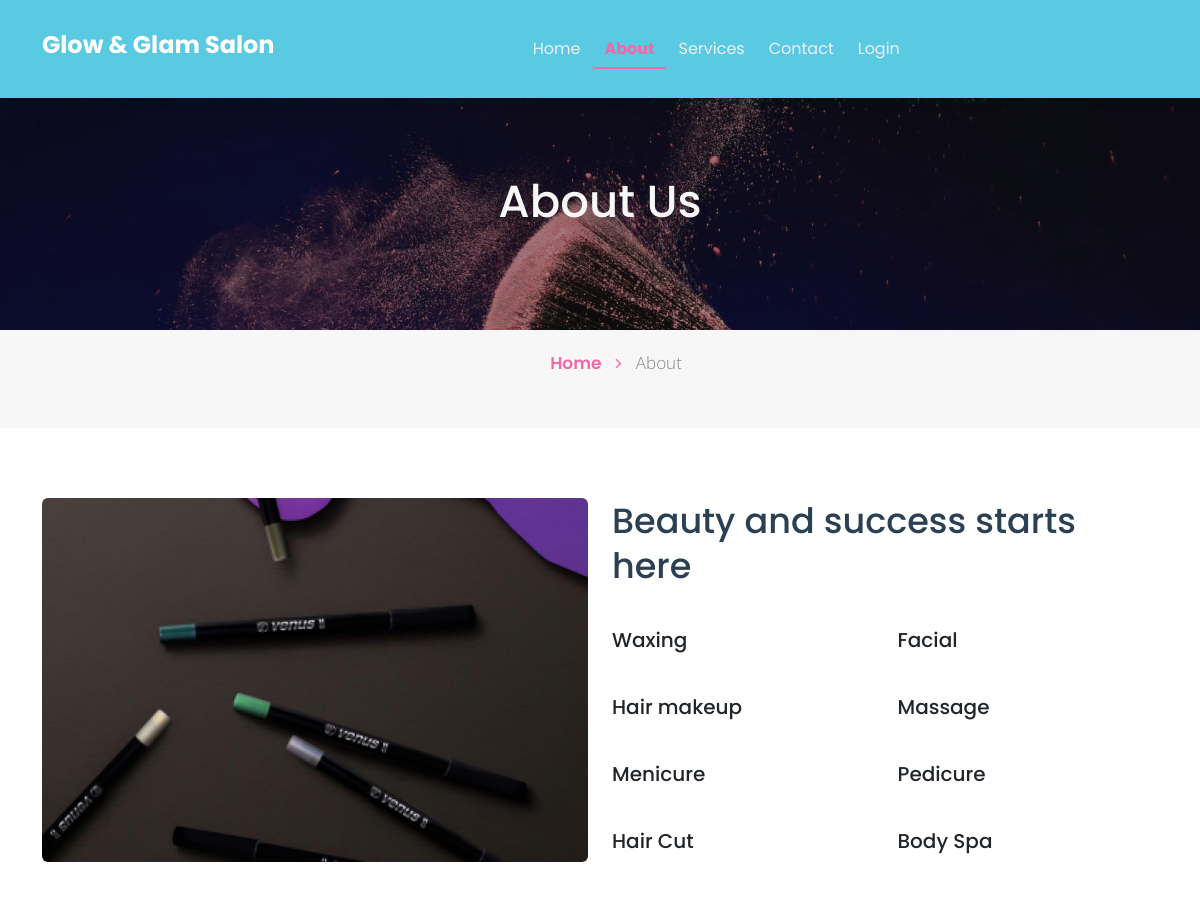
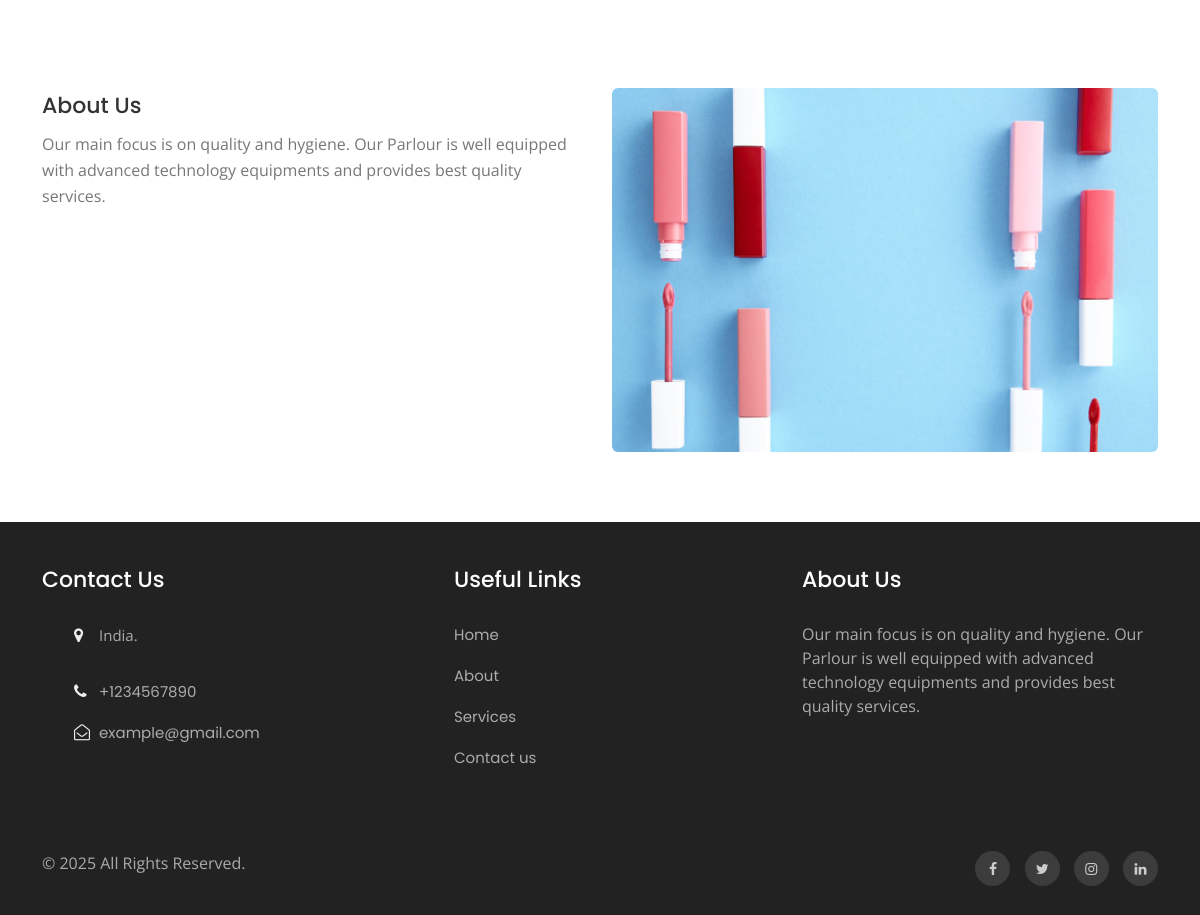
Page /about.php on the committed database (2 pictures, top to bottom).
### tables this page shows
CREATE TABLE `tblpage` (
  `ID` int(10) NOT NULL,
  `PageType` varchar(200) DEFAULT NULL,
  `PageTitle` mediumtext DEFAULT NULL,
  `PageDescription` mediumtext DEFAULT NULL,
  `Email` varchar(200) DEFAULT NULL,
  `MobileNumber` bigint(10) DEFAULT NULL,
  `UpdationDate` date DEFAULT NULL,
  `Timing` varchar(200) NOT NULL
);

### about.php (the view, shortened to what this page needs)
<?php
include("./includes/header.php");
?>
    <section class="w3l-inner-banner-main">
        <div class="about-inner about ">
            <div class="container">
                <div class="main-titles-head text-center">
                <h3 class="header-name ">
					About Us
                </h3>
            </div>
</div>
   </div>
   <div class="breadcrumbs-sub">
   <div class="container">
    <ul class="breadcrumbs-custom-path">
        <li class="right-side propClone"><a href="index.php" class="">Home <span class="fa fa-angle-right" aria-hidden="true"></span></a> <p></li>
        <li class="active ">About</li>
    </ul>
</div>
</div>
    </section>
<section class="w3l-content-with-photo-4"  id="about">
    <div class="content-with-photo4-block ">
        <div class="container">
            <div class="cwp4-two row">
            <div class="cwp4-image col-xl-6">
                <img src="assets/images/b2.jpg" alt="product" class="img-responsive rounded-2  about-me">
            </div>
                <div class="cwp4-text col-xl-6">
                    <div class="posivtion-grid">
                    <h3 class="">Beauty and success starts here</h3>
                    <div class="hair-two-colums">
                        <div class="hair-left">
<h5>
    Waxing</h5>
</div>
                        <div class="hair-left">
                            <h5>Facial</h5>
                        </div>
                            <div class="hair-left">
                                                        <h5>Hair makeup</h5>
                                                    </div>
                                                                                <div class="hair-left">
                                                                                    <h5>Massage</h5>
                                                                                </div>
                                                                                 <div class="hair-left">
                                                                                    <h5>Menicure</h5>
                                                                                </div>
   <div class="hair-left">
                                                                                    <h5>Pedicure</h5>
                                                                                </div>
                                                                                   <div class="hair-left">
                                                                                    <h5>Hair Cut</h5>
                                                                                </div>
                                                                                   <div class="hair-left">
                                                                                    <h5>Body Spa</h5>
                                                                                </div>
                </div>
            </div>
        </div>
        </div>
    </div>
</div>
</section>
<section class="w3l-recent-work">
	<div class="jst-two-col">
		<div class="container">
<div class="row">
		<div class="my-bio col-lg-6">
	<div class="hair-make">
		<?php
$ret=mysqli_query($con,"select * from tblpage where PageType='aboutus' ");
while ($row=mysqli_fetch_array($ret)) {
?>
		<h5><a href="blog.html"><?php  echo $row['PageTitle'];?></a></h5>
		<p class="para mt-2"><?php  echo $row['PageDescription'];?></p><?php } ?>
	</div>
	</div>
	<div class="col-lg-6 ">
		<img src="assets/images/b3.jpg" alt="product" class="img-responsive rounded-2 about-me">
	</div>
</div>
		</div>
	</div>
</section>
<?php include_once('includes/footer.php');?>

### includes/footer.php (shortened to what this page needs)
<section class="w3l-footer-29-main">
    <div class="footer-29 py-3">
      <div class="container py-lg-4">
        <div class="row footer-top-29">
          <div class="col-lg-4 col-md-6 col-sm-8 footer-list-29 footer-1">
            <h6 class="footer-title-29">Contact Us</h6>
            <ul>
              <?php
$ret=mysqli_query($con,"select * from tblpage where PageType='contactus' ");
while ($row=mysqli_fetch_array($ret)) {
?>
              <li>
                <span class="fa fa-map-marker"></span> <p><?php  echo $row['PageDescription'];?>.</p>
              </li>
              <li><span class="fa fa-phone"></span><a href="tel:+7-800-999-800"> +<?php  echo $row['MobileNumber'];?></a></li>
              <li><span class="fa fa-envelope-open-o"></span><a href="mailto:parlour@mail.com" class="mail">
                  <?php  echo $row['Email'];?></a></li><?php } ?>
            </ul>
          </div>
          <div class="col-lg-4 col-md-6 col-sm-4 footer-list-29 footer-2 ">
            <ul>
              <h6 class="footer-title-29">Useful Links</h6>
              <li><a href="index.php">Home</a></li>
              <li><a href="about.php">About</a></li>
              <li><a href="services.php"> Services</a></li>
              <li><a href="contact.php">Contact us</a></li>
            </ul>
          </div>
          <div class="col-lg-4 col-md-6 col-sm-7 footer-list-29 footer-4">
            <?php
$ret=mysqli_query($con,"select * from tblpage where PageType='aboutus' ");
while ($row=mysqli_fetch_array($ret)) {
?>
            <h6 class="footer-title-29"><?php  echo $row['PageTitle'];?> </h6>
            <p><?php  echo $row['PageDescription'];?></p><?php } ?>
          </div>
        </div>
      </div>
    </div>
  </section>
  <section class="w3l-footer-29-main w3l-copyright">
    <div class="container">
      <div class="row bottom-copies">
      <p class="col-lg-8 mx-auto  copy-footer-29">
    &copy; <?php echo date("Y"); ?> All Rights Reserved.
</p>
        <div class="col-lg-4 main-social-footer-29">
          <a href="#facebook" class="facebook"><span class="fa fa-facebook"></span></a>
          <a href="#twitter" class="twitter"><span class="fa fa-twitter"></span></a>
          <a href="#instagram" class="instagram"><span class="fa fa-instagram"></span></a>
          <a href="#linkedin" class="linkedin"><span class="fa fa-linkedin"></span></a>
        </div>
      </div>
    </div>
  </section>
</body>
</html>

### rows in the picture
tblpage: PageTitle "About Us", PageDescription "Our main focus is on quality and hygiene. Our Parlour is well equipped with advanced technology equipments and provides best quality services."
tblpage: PageDescription "India", MobileNumber "1234567890", Email "example@gmail.com"
